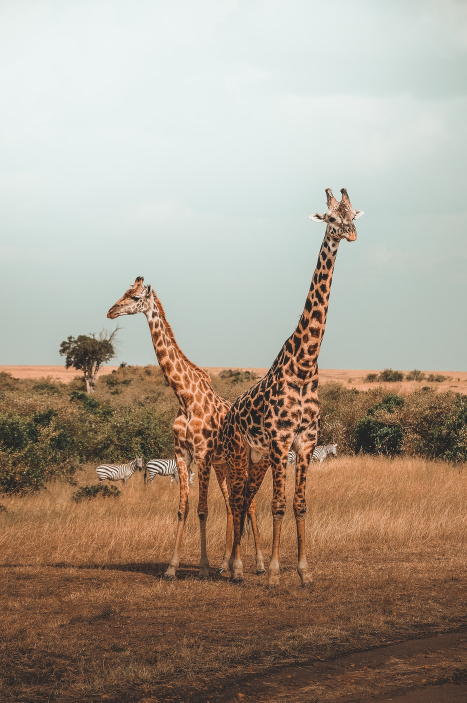
#> input picture giraffe.jpg, 933 x 1405 px (shown at 1/2 size)
$ python -i BILASNorm.py   (imports and definitions only)
#> lines starting #> are read from the running program, lines starting #| are printed output that depends on the picture; after the words box and inside, x2 and y2 are one past the last pixel; in counts of white or black regions, pixels touching at a corner belong together
import os
import sys
import cv2
import matplotlib.pyplot as plt
import numpy as np
from PIL import Image
import imageio
import shutil
import json

ill_list = [
    '1_1_0_2_6',
    '1_1_105_0_2',
    '1_1_108_5_3',
    '1_1_108_5_7',
    '1_1_114_2_5',
    '1_1_116_0_5',
    '1_1_11_0_3',
    '1_1_11_0_9',
    '1_1_128_4_4',
    '1_1_134_2_2',
    '1_1_27_0_5',
    '1_1_39_0_2',
    '1_1_51_0_2',
    '1_1_53_0_2',
    '1_1_67_0_0',
    '1_1_74_0_2',
    '1_1_83_5_4',
    '1_1_93_0_9',
    '1_1_93_1_2',
    '2_1_30_2_0',
    '2_1_34_5_1',
    '2_1_3_3_7',
    '2_1_43_2_3',
    '2_1_47_1_7',
    '2_2_19_0_1',
    '2_2_26_2_4',
    # 上面是存在关键点缺失的样本，下面是关键点坐标超出图像边界的样本
    '1_1_104_0_0',
    '1_1_104_0_1',
    '1_1_104_0_2',
    '1_1_104_0_4',
    '1_1_104_0_5',
    '1_1_11_0_0',
    '1_1_121_0_5',
    '1_1_121_0_6',
    '1_1_121_0_7',
    '1_1_121_0_8',
    '1_1_121_0_9',
    '1_1_126_0_4',
    '1_1_128_0_4',
    '1_1_134_0_5',
    '1_1_134_0_6',
    '1_1_134_0_7',
    '1_1_134_0_8',
    '1_1_134_0_9',
    '1_1_137_0_8',
    '1_1_138_0_0',
    '1_1_138_0_1',
    '1_1_138_0_3',
    '1_1_139_0_6',
    '1_1_15_0_5',
    '1_1_1_0_5',
    '1_1_27_0_8',
    '1_1_28_0_1',
    '1_1_28_0_4',
    '1_1_32_0_4',
    '1_1_32_0_5',
    '1_1_32_0_6',
    '1_1_32_0_8',
    '1_1_32_0_9',
    '1_1_39_0_3',
    '1_1_39_0_6',
    '1_1_39_0_8',
    '1_1_39_0_9',
    '1_1_40_0_3',
    '1_1_41_0_6',
    '1_1_45_0_2',
    '1_1_45_0_8',
    '1_1_4_0_7',
    '1_1_4_0_8',
    '1_1_54_0_0',
    '1_1_54_0_1',
    '1_1_54_0_2',
    '1_1_54_0_3',
    '1_1_54_0_6',
    '1_1_54_0_7',
    '1_1_54_0_8',
    '1_1_54_0_9',
    '1_1_57_0_0',
    '1_1_57_0_4',
    '1_1_58_0_1',
    '1_1_58_0_5',
    '1_1_58_0_6',
    '1_1_58_0_7',
    '1_1_58_0_8',
    '1_1_67_0_7',
    '1_1_68_0_6',
    '1_1_68_0_7',
    '1_1_68_0_8',
    '1_1_69_0_4',
    '1_1_78_0_4',
    '1_1_78_0_5',
    '1_1_78_0_6',
    '1_1_78_0_7',
    '1_1_78_0_9',
    '1_1_80_0_6',
    '1_1_84_0_8',
    '1_1_86_0_3',
    '1_1_92_0_1',
    '1_1_93_0_4',
    '1_1_94_0_7',
    '1_1_99_0_3',
    '1_1_99_0_5',
    '1_1_99_0_7',
    '1_1_99_0_8',
    '1_1_99_0_9',
    '1_1_9_0_2',
    '1_1_9_0_7',
    '1_1_9_0_9',
    '2_1_15_0_3',
    '2_1_16_0_6',
    '2_1_27_0_5',
    '2_1_30_0_4',
    '2_1_30_0_8',
    '2_1_34_0_9',
    '2_1_40_0_0',
    '2_1_40_0_1',
    '2_1_40_0_2',
    '2_1_40_0_4',
    '2_1_40_0_9',
    '2_1_43_0_9',
    '2_1_47_0_3',
    '2_1_47_0_4',
    '2_1_47_0_5',
    '2_1_47_0_8',
    '2_1_4_0_1',
    '2_1_7_0_1',
    '2_1_7_0_2',
    '2_1_7_0_3',
    '2_2_20_0_6',
    '2_2_26_0_1',
    '2_2_27_0_7',
    '2_2_27_0_8',
    '2_2_28_0_2',
    '2_2_28_0_6',
    '2_2_28_0_7',
    '2_2_40_0_2',
    '2_2_9_0_6',
]

euclid_distance = lambda x, y: np.sqrt(np.sum((x - y) ** 2))

def get_mask(depth_img):
    # temporally used for Real_DHGA dataset mask generation
    ret, dst = cv2.threshold(depth_img, 100, 255, cv2.THRESH_BINARY)
    contours, hierarchy = cv2.findContours(dst, cv2.RETR_TREE, cv2.CHAIN_APPROX_NONE)
    # 找到最大区域并填充
    area = []
    for j in range(len(contours)):
        area.append(cv2.contourArea(contours[j]))
    if area:
        max_idx = np.argmax(area)
        for k in range(len(contours)):
            if k != max_idx:
                cv2.fillPoly(dst, [contours[k]], 0)
    kernel1 = np.ones((3, 3), np.uint8)
    closed = cv2.erode(cv2.dilate(np.array(dst, dtype=np.uint8), kernel1), kernel1)
    # plt.imshow(closed)
    # plt.show()
    return closed

# [46 lines left out: functions get_avg_brightness, vis_pose, not called in this run]

class BILASnorm:
    # [188 lines left out: functions __init__, get_img, get_kpt, get_kpt_stru, background_norm, illumination_norm and 6 more, not called in this run]


# [11 lines not run here, left out]

>>> import cv2
>>> picture = cv2.imread('giraffe.jpg', cv2.IMREAD_GRAYSCALE)
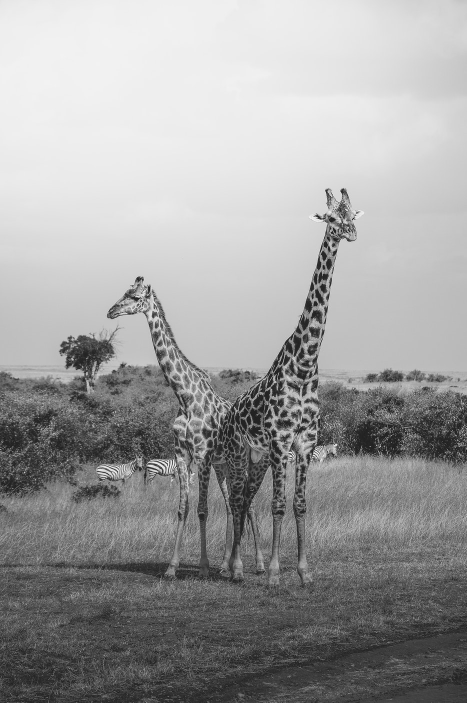
#> picture: shape (1405, 933) (shown at 1/2 size); min 0, max 255, mean 158.9
>>> result = get_mask(picture)
#> in get_mask, `ret, dst = cv2.threshold(depth_img, 100, 255, cv2.THRESH_BINARY)`:
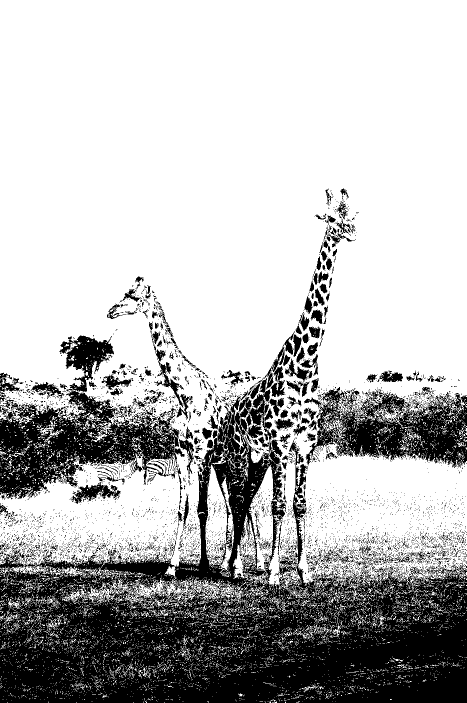
#> dst: shape (1405, 933) (shown at 1/2 size); 72.6% white; 5233 black regions (4930 under 20 px)
#> in get_mask, `contours, hierarchy = cv2.findContours(dst, cv2.RETR_TREE, cv2.CHAIN_A..`: contours = 18546 contours, 17849 with area under 20; largest, box (x1, y1, x2, y2) and area: (0, 0, 933, 1220) 960958, (118, 670, 229, 786) 6146, (411, 929, 454, 1135) 5884, (466, 1029, 513, 1161) 2359, (719, 784, 812, 838) 2161
#> after the loop in get_mask, `for j in range(len(contours)):`: area = 18546 values, max 960957.5 at index 9306, min 0 at index 0, mean 58.42
#> in get_mask, `max_idx = np.argmax(area)`: max_idx = 9306
#> after the loop in get_mask, `for k in range(len(contours)):`:
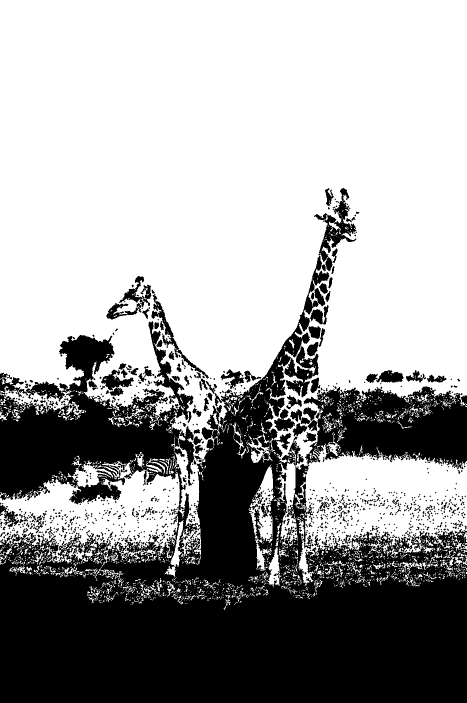
#> dst: shape (1405, 933) (shown at 1/2 size); 63.9% white; 894 black regions (738 under 20 px), largest, box (x1, y1, x2, y2) and area: (0, 376, 933, 1405) 442639, (569, 692, 637, 795) 3024, (303, 588, 418, 757) 1850
#> in get_mask, `closed = cv2.erode(cv2.dilate(np.array(dst, dtype=np.uint8), kernel1),..`:
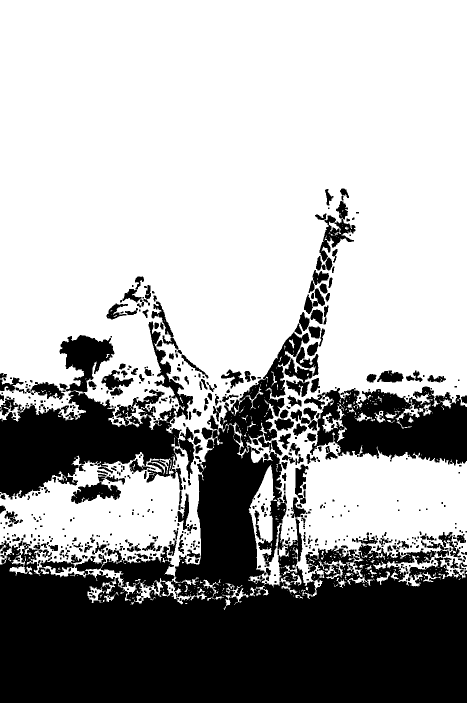
#> closed: shape (1405, 933) (shown at 1/2 size); 66.5% white; 673 black regions (344 under 20 px), largest, box (x1, y1, x2, y2) and area: (0, 665, 933, 1405) 295396, (0, 670, 366, 999) 52133, (608, 773, 933, 931) 32437
